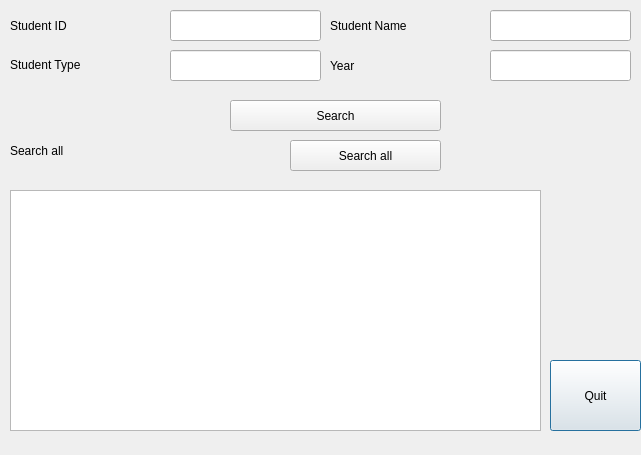
<?xml version="1.0" encoding="UTF-8"?>
<ui version="4.0">
 <class>selectstudent</class>
 <widget class="QDialog" name="selectstudent">
  <property name="geometry">
   <rect>
    <x>0</x>
    <y>0</y>
    <width>641</width>
    <height>455</height>
   </rect>
  </property>
  <property name="windowTitle">
   <string>Dialog</string>
  </property>
  <widget class="QTableWidget" name="tableWidget">
   <property name="geometry">
    <rect>
     <x>10</x>
     <y>190</y>
     <width>531</width>
     <height>241</height>
    </rect>
   </property>
  </widget>
  <widget class="QPushButton" name="pushButton">
   <property name="geometry">
    <rect>
     <x>550</x>
     <y>360</y>
     <width>91</width>
     <height>71</height>
    </rect>
   </property>
   <property name="text">
    <string>Quit</string>
   </property>
  </widget>
  <widget class="QLineEdit" name="studentId">
   <property name="geometry">
    <rect>
     <x>170</x>
     <y>10</y>
     <width>151</width>
     <height>31</height>
    </rect>
   </property>
  </widget>
  <widget class="QLineEdit" name="studentName">
   <property name="geometry">
    <rect>
     <x>490</x>
     <y>10</y>
     <width>141</width>
     <height>31</height>
    </rect>
   </property>
  </widget>
  <widget class="QLineEdit" name="studentType">
   <property name="geometry">
    <rect>
     <x>170</x>
     <y>50</y>
     <width>151</width>
     <height>31</height>
    </rect>
   </property>
  </widget>
  <widget class="QLineEdit" name="stuedntYear">
   <property name="geometry">
    <rect>
     <x>490</x>
     <y>50</y>
     <width>141</width>
     <height>31</height>
    </rect>
   </property>
  </widget>
  <widget class="QLabel" name="label">
   <property name="geometry">
    <rect>
     <x>10</x>
     <y>10</y>
     <width>141</width>
     <height>31</height>
    </rect>
   </property>
   <property name="text">
    <string>Student ID</string>
   </property>
  </widget>
  <widget class="QLabel" name="label_2">
   <property name="geometry">
    <rect>
     <x>10</x>
     <y>49</y>
     <width>151</width>
     <height>31</height>
    </rect>
   </property>
   <property name="text">
    <string>Student Type</string>
   </property>
  </widget>
  <widget class="QLabel" name="label_3">
   <property name="geometry">
    <rect>
     <x>330</x>
     <y>10</y>
     <width>161</width>
     <height>31</height>
    </rect>
   </property>
   <property name="text">
    <string>Student Name</string>
   </property>
  </widget>
  <widget class="QLabel" name="label_4">
   <property name="geometry">
    <rect>
     <x>330</x>
     <y>50</y>
     <width>141</width>
     <height>31</height>
    </rect>
   </property>
   <property name="text">
    <string>Year</string>
   </property>
  </widget>
  <widget class="QPushButton" name="pushButton_2">
   <property name="geometry">
    <rect>
     <x>230</x>
     <y>100</y>
     <width>211</width>
     <height>31</height>
    </rect>
   </property>
   <property name="text">
    <string>Search</string>
   </property>
  </widget>
  <widget class="QLabel" name="label_5">
   <property name="geometry">
    <rect>
     <x>10</x>
     <y>135</y>
     <width>241</width>
     <height>31</height>
    </rect>
   </property>
   <property name="text">
    <string>Search all </string>
   </property>
  </widget>
  <widget class="QPushButton" name="pushButton_3">
   <property name="geometry">
    <rect>
     <x>290</x>
     <y>140</y>
     <width>151</width>
     <height>31</height>
    </rect>
   </property>
   <property name="text">
    <string>Search all</string>
   </property>
  </widget>
  <widget class="QLabel" name="label_6">
   <property name="geometry">
    <rect>
     <x>0</x>
     <y>0</y>
     <width>991</width>
     <height>541</height>
    </rect>
   </property>
   <property name="text">
    <string>&lt;html&gt;&lt;head/&gt;&lt;body&gt;&lt;p&gt;&lt;img src=&quot;:/blue/blue10.jpg&quot;/&gt;&lt;/p&gt;&lt;/body&gt;&lt;/html&gt;</string>
   </property>
  </widget>
  <zorder>label_6</zorder>
  <zorder>tableWidget</zorder>
  <zorder>pushButton</zorder>
  <zorder>studentId</zorder>
  <zorder>studentName</zorder>
  <zorder>studentType</zorder>
  <zorder>stuedntYear</zorder>
  <zorder>label</zorder>
  <zorder>label_2</zorder>
  <zorder>label_3</zorder>
  <zorder>label_4</zorder>
  <zorder>pushButton_2</zorder>
  <zorder>label_5</zorder>
  <zorder>pushButton_3</zorder>
 </widget>
 <resources/>
 <connections/>
</ui>
